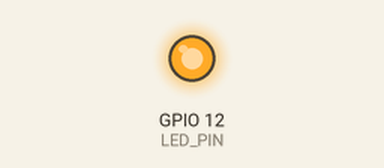
Recording of a program running on a simulated Raspberry Pi (BCM pin numbers), started with the argument 50. On the bench: output pins drawn as LEDs (lit = HIGH). At 0.0 s the program stops and its outputs stay as they are.

Above: at 0.1 s.
Timing chart, 0 to 1.5 s (numbered marks = the images above):
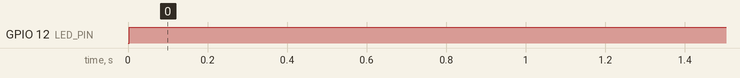

The program:

led_pwm_hw.py
```python
import sys
import pigpio

LED_PIN = 12
LED_PWM_FREQUENCY = 8000
pwm_duty = float(sys.argv[1])

pi = pigpio.pi()
pi.set_mode(LED_PIN, pigpio.OUTPUT)
pi.hardware_PWM(LED_PIN, int(LED_PWM_FREQUENCY), int(pwm_duty * 1e6))
```

Measured:
- by itself, GPIO 12 (LED_PIN): LOW → HIGH at 0.00 s
